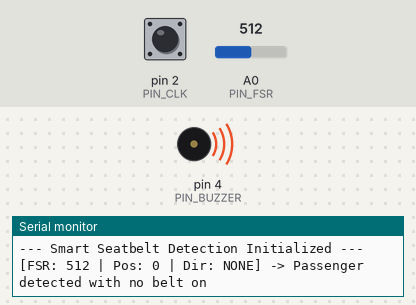
A sketch run on a simulated Arduino Uno, built with avr-gcc and run on an emulated ATmega328P. Parts: buzzer (waves = sounding, pin HIGH), the last lines printed to the serial monitor. The test bench sets the inputs (shaded band); at power-on: A0 (PIN_FSR) = 512, pin 2 (PIN_CLK) HIGH.

Above: at 1.25 s.
1.3 s: A0 (PIN_FSR) set to 208
4.3 s: A0 (PIN_FSR) set to 190
At 5.6 s:
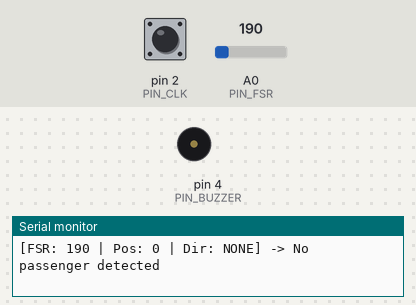
Timing chart, 0 to 7.3 s (numbered marks = the images above; inputs shaded):
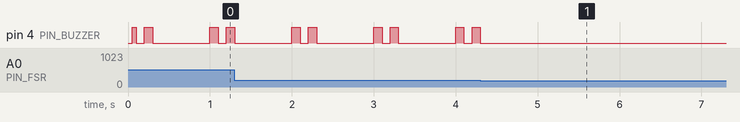

Measured:
- the behaviour switches between 200 and 199 on A0 (PIN_FSR) (found by bisection; images 0 and 1)
- after the input at 4.3 s, pin 4 (PIN_BUZZER): goes on until 4.3 s, then stays LOW
- by itself, pin 4 (PIN_BUZZER): repeats every 1.0 s: HIGH 0.10 s, LOW 0.10 s, HIGH 0.10 s, LOW 0.70 s

The sketch:

v1.ino
```cpp
#include <Arduino.h>

// Direction enumeration
enum Direction {
  STOPPED,
  CLOCKWISE,         // Pulling the belt out
  COUNTER_CLOCKWISE  // Belt retracting
};

// Passenger state enumeration
enum BeltState {
  UNKNOWN_STATE,
  NO_PASSENGER,
  PASSENGER_NO_BELT,
  PASSENGER_BYPASS_BELT,
  PASSENGER_WITH_BELT
};

// ==========================================
// Class: RotaryEncoder
// Handles pulse counting and direction logic
// ==========================================
class RotaryEncoder {
private:
  uint8_t pinCLK;
  uint8_t pinDT;
  volatile long position;
  volatile Direction currentDir;
  volatile uint8_t lastStateCLK;
  volatile unsigned long lastInterruptTime;

public:
  RotaryEncoder(uint8_t clk, uint8_t dt)
    : pinCLK(clk), pinDT(dt), position(0), currentDir(STOPPED), lastInterruptTime(0) {}

  void begin() {
    pinMode(pinCLK, INPUT_PULLUP);
    pinMode(pinDT, INPUT_PULLUP);
    lastStateCLK = digitalRead(pinCLK);
  }

  // Called inside the Interrupt Service Routine (ISR)
  void update() {
    unsigned long interruptTime = millis();

    // 2ms software debounce to filter mechanical noise
    if (interruptTime - lastInterruptTime > 2) {
      uint8_t currentStateCLK = digitalRead(pinCLK);

      if (currentStateCLK != lastStateCLK && currentStateCLK == LOW) {
        if (digitalRead(pinDT) != currentStateCLK) {
          position++;
          currentDir = CLOCKWISE;
        } else {
          // Prevent position from dropping below 0 when fully retracted
          if (position > 0) {
            position--;
          }
          currentDir = COUNTER_CLOCKWISE;
        }
      }
      lastStateCLK = currentStateCLK;
      lastInterruptTime = interruptTime;
    }
  }

  long getPosition() {
    noInterrupts();
    long pos = position;
    interrupts();
    return pos;
  }

  Direction getDirection() {
    noInterrupts();
    Direction dir = currentDir;
    interrupts();
    return dir;
  }
};

// ==========================================
// Class: SmartSeatbelt
// Checks FSR first, then evaluates belt usage
// ==========================================
class SmartSeatbelt {
private:
  RotaryEncoder& encoder;
  const uint8_t pinFSR;
  const int fsrThreshold;
  const long idleTolerance;
  const long humanThreshold;
  BeltState currentState;
  long lastPrintedPosition;

  void printStatus(int fsrVal, long pos, Direction dir) {
    Serial.print(F("[FSR: "));
    Serial.print(fsrVal);
    Serial.print(F(" | Pos: "));
    Serial.print(pos);
    Serial.print(F(" | Dir: "));

    if (dir == CLOCKWISE) {
      Serial.print(F("CW (Pulling)"));
    } else if (dir == COUNTER_CLOCKWISE) {
      Serial.print(F("CCW (Retracting)"));
    } else {
      Serial.print(F("NONE"));
    }
    Serial.print(F("] -> "));

    switch (currentState) {
      case NO_PASSENGER:
        Serial.println(F("No passenger detected"));
        break;
      case PASSENGER_NO_BELT:
        Serial.println(F("Passenger detected with no belt on"));
        break;
      case PASSENGER_BYPASS_BELT:
        Serial.println(F("Passenger detected with bypass belt (Behind back)"));
        break;
      case PASSENGER_WITH_BELT:
        Serial.println(F("Passenger with belt on"));
        break;
      default:
        break;
    }
  }

public:
  SmartSeatbelt(RotaryEncoder& enc, uint8_t fsrPin, int fsrLim, long idleLim, long humanLim)
    : encoder(enc), pinFSR(fsrPin), fsrThreshold(fsrLim),
      idleTolerance(idleLim), humanThreshold(humanLim),
      currentState(UNKNOWN_STATE), lastPrintedPosition(-1) {}

  void evaluate() {
    int fsrValue = analogRead(pinFSR);
    long pos = encoder.getPosition();
    Direction dir = encoder.getDirection();
    BeltState newState;

    // Step 1: Detect if a passenger is sitting on the seat via FSR
    if (fsrValue < fsrThreshold) {
      newState = NO_PASSENGER;
    }
    // Step 2: Passenger is sitting; evaluate how the seatbelt is used
    else {
      if (pos <= idleTolerance) {
        newState = PASSENGER_NO_BELT;      // Belt hasn't been pulled at all
      } else if (pos < humanThreshold) {
        newState = PASSENGER_BYPASS_BELT;  // Pulled slightly (routed behind seat/back)
      } else {
        newState = PASSENGER_WITH_BELT;    // Pulled enough to wrap around a human torso
      }
    }

    // Trigger serial output only when the state changes or belt moves while seated
    if (newState != currentState || (newState != NO_PASSENGER && pos != lastPrintedPosition)) {
      currentState = newState;
      lastPrintedPosition = pos;
      printStatus(fsrValue, pos, dir);
    }
  }

  BeltState getState() {
    return currentState;
  }
};

// ==========================================
// Global Instances & Pin Setup
// ==========================================
const uint8_t PIN_CLK    = 2;  // Nano Interrupt Pin D2
const uint8_t PIN_DT     = 3;  // Nano Pin D3
const uint8_t PIN_BUZZER = 4;  // Buzzer Pin D4
const uint8_t PIN_FSR    = A0; // FSR Analog Pin A0

// Calibration Constants
const int  FSR_THRESHOLD   = 200; // Analog threshold (0-1023) to confirm a seated person
const long IDLE_TOLERANCE  = 0;   // 0 pulses = fully retracted
const long HUMAN_THRESHOLD = 30;  // Minimum pulses required to wrap around a human

RotaryEncoder beltEncoder(PIN_CLK, PIN_DT);
SmartSeatbelt seatbeltSystem(beltEncoder, PIN_FSR, FSR_THRESHOLD, IDLE_TOLERANCE, HUMAN_THRESHOLD);

// Global ISR wrapper for the C++ class method
void handleEncoderISR() {
  beltEncoder.update();
}

// ==========================================
// Non-Blocking Buzzer Function (2 beeps/sec)
// ==========================================
void handleBuzzer(bool shouldBeep) {
  static unsigned long cycleStartTime = 0;

  if (!shouldBeep) {
    digitalWrite(PIN_BUZZER, LOW);
    cycleStartTime = millis(); // Reset timer so it starts cleanly next time
    return;
  }

  unsigned long currentMillis = millis();
  unsigned long elapsed = currentMillis - cycleStartTime;

  // Reset the 1000ms (1 second) cycle
  if (elapsed >= 1000) {
    cycleStartTime = currentMillis;
    elapsed = 0;
  }

  // Double-beep pattern within a 1000ms window:
  // Beep 1: 0ms - 100ms   (ON)
  // Pause : 100ms - 200ms (OFF)
  // Beep 2: 200ms - 300ms (ON)
  // Rest  : 300ms - 1000ms (OFF)
  if ((elapsed < 100) || (elapsed >= 200 && elapsed < 300)) {
    digitalWrite(PIN_BUZZER, HIGH);
  } else {
    digitalWrite(PIN_BUZZER, LOW);
  }
}

void setup() {
  Serial.begin(9600);
  pinMode(PIN_BUZZER, OUTPUT);
  pinMode(PIN_FSR, INPUT);
  digitalWrite(PIN_BUZZER, LOW);

  beltEncoder.begin();

  // Attach hardware interrupt to CLK pin
  attachInterrupt(digitalPinToInterrupt(PIN_CLK), handleEncoderISR, CHANGE);

  Serial.println(F("--- Smart Seatbelt Detection Initialized ---"));
}

void loop() {
  seatbeltSystem.evaluate();

  BeltState state = seatbeltSystem.getState();

  // Beep if passenger has no belt OR is bypassing the belt; silence otherwise
  if (state == PASSENGER_NO_BELT || state == PASSENGER_BYPASS_BELT) {
    handleBuzzer(true);
  } else {
    handleBuzzer(false);
  }
}
```
